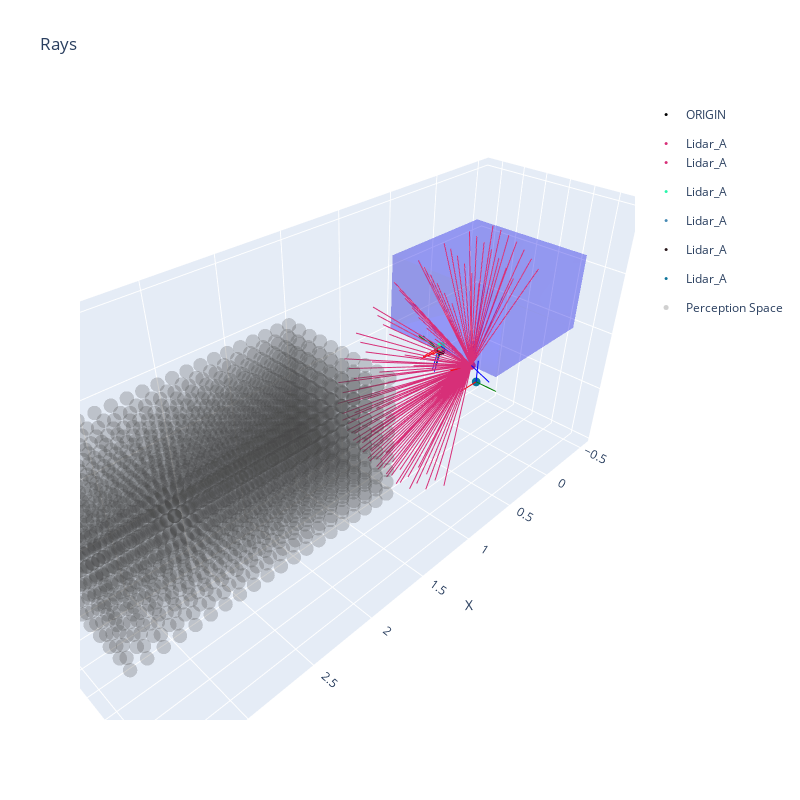

Write notebook code for a chart like this one.
### Code cell
INDEX_TO_PLOT = 13861

design_x_fig = plot_plot_design(INDEX_TO_PLOT, sensor_idx_rays=0, max_rays=100)

### Figure 1 — Plotly figure (JSON) as saved in the notebook; plotly's stock layout.template omitted (floating-point values rounded to 4 significant figures; data arrays with more than 128 entries replaced by an {"elided": "..."} marker saying what was removed)
{"data": [{"marker": {"color": "black", "size": 3}, "mode": "markers", "name": "ORIGIN", "type": "scatter3d", "x": [0], "y": [0], "z": [0]}, {"hoverinfo": "text", "legendgroup": "sensor_0", "marker": {"color": "#d72f78", "size": 3}, "mode": "markers", "name": "Lidar_A", "text": ["Translation:<br>  (x=0.50,<br>  y=0.28,<br>  z=0.50)", "Quaternion:<br>  (qw=-0.63,<br>  qx=0.77,<br>  qy=-0.02,<br>  qz=0.11)"], "type": "scatter3d", "x": [0.4971], "y": [0.2829], "z": [0.5]}, {"legendgroup": "sensor_0", "line": {"color": "red", "width": 2}, "mode": "lines", "showlegend": false, "type": "scatter3d", "x": [0.4971, 0.6925], "y": [0.2829, 0.2501], "z": [0.5, 0.5274]}, {"legendgroup": "sensor_0", "line": {"color": "green", "width": 2}, "mode": "lines", "showlegend": false, "type": "scatter3d", "x": [0.4971, 0.5172], "y": [0.2829, 0.2403], "z": [0.5, 0.3056]}, {"legendgroup": "sensor_0", "line": {"color": "blue", "width": 2}, "mode": "lines", "showlegend": false, "type": "scatter3d", "x": [0.4971, 0.5348], "y": [0.2829, 0.4755], "z": [0.5, 0.4617]}, {"hoverinfo": "text", "legendgroup": "sensor_1", "marker": {"color": "#29f6ab", "size": 3}, "mode": "markers", "name": "Lidar_A", "text": ["Translation:<br>  (x=0.50,<br>  y=0.00,<br>  z=0.54)", "Quaternion:<br>  (qw=0.63,<br>  qx=-0.78,<br>  qy=-0.00,<br>  qz=0.01)"], "type": "scatter3d", "x": [0.4981], "y": [0.000164], "z": [0.5406]}, {"legendgroup": "sensor_1", "line": {"color": "red", "width": 2}, "mode": "lines", "showlegend": false, "type": "scatter3d", "x": [0.4981, 0.6981], "y": [0.000164, 0.001953], "z": [0.5406, 0.5385]}, {"legendgroup": "sensor_1", "line": {"color": "green", "width": 2}, "mode": "lines", "showlegend": false, "type": "scatter3d", "x": [0.4981, 0.4964], "y": [0.000164, -0.04024], "z": [0.5406, 0.3447]}, {"legendgroup": "sensor_1", "line": {"color": "blue", "width": 2}, "mode": "lines", "showlegend": false, "type": "scatter3d", "x": [0.4981, 0.4959], "y": [0.000164, 0.196], "z": [0.5406, 0.5002]}, {"hoverinfo": "text", "legendgroup": "sensor_2", "marker": {"color": "#488bb5", "size": 3}, "mode": "markers", "name": "Lidar_A", "text": ["Translation:<br>  (x=0.50,<br>  y=-0.02,<br>  z=0.50)", "Quaternion:<br>  (qw=-0.10,<br>  qx=-0.99,<br>  qy=-0.00,<br>  qz=0.00)"], "type": "scatter3d", "x": [0.4972], "y": [-0.02334], "z": [0.5014]}, {"legendgroup": "sensor_2", "line": {"color": "red", "width": 2}, "mode": "lines", "showlegend": false, "type": "scatter3d", "x": [0.4972, 0.6971], "y": [-0.02334, -0.02279], "z": [0.5014, 0.5013]}, {"legendgroup": "sensor_2", "line": {"color": "green", "width": 2}, "mode": "lines", "showlegend": false, "type": "scatter3d", "x": [0.4972, 0.4977], "y": [-0.02334, -0.2189], "z": [0.5014, 0.5432]}, {"legendgroup": "sensor_2", "line": {"color": "blue", "width": 2}, "mode": "lines", "showlegend": false, "type": "scatter3d", "x": [0.4972, 0.4971], "y": [-0.02334, -0.06507], "z": [0.5014, 0.3058]}, {"hoverinfo": "text", "legendgroup": "sensor_3", "marker": {"color": "#29171b", "size": 3}, "mode": "markers", "name": "Lidar_A", "text": ["Translation:<br>  (x=0.49,<br>  y=-0.00,<br>  z=0.50)", "Quaternion:<br>  (qw=-0.10,<br>  qx=-0.99,<br>  qy=0.05,<br>  qz=-0.03)"], "type": "scatter3d", "x": [0.4947], "y": [-9.866e-06], "z": [0.5001]}, {"legendgroup": "sensor_3", "line": {"color": "red", "width": 2}, "mode": "lines", "showlegend": false, "type": "scatter3d", "x": [0.4947, 0.6934], "y": [-9.866e-06, -0.019], "z": [0.5001, 0.5128]}, {"legendgroup": "sensor_3", "line": {"color": "green", "width": 2}, "mode": "lines", "showlegend": false, "type": "scatter3d", "x": [0.4947, 0.4735], "y": [-9.866e-06, -0.195], "z": [0.5001, 0.5393]}, {"legendgroup": "sensor_3", "line": {"color": "blue", "width": 2}, "mode": "lines", "showlegend": false, "type": "scatter3d", "x": [0.4947, 0.5032], "y": [-9.866e-06, -0.04024], "z": [0.5001, 0.3044]}, {"hoverinfo": "text", "legendgroup": "sensor_4", "marker": {"color": "#0e759b", "size": 3}, "mode": "markers", "name": "Lidar_A", "text": ["Translation:<br>  (x=0.00,<br>  y=0.00,<br>  z=0.00)", "Quaternion:<br>  (qw=1.00,<br>  qx=0.00,<br>  qy=0.00,<br>  qz=0.00)"], "type": "scatter3d", "x": [0], "y": [0], "z": [0]}, {"legendgroup": "sensor_4", "line": {"color": "red", "width": 2}, "mode": "lines", "showlegend": false, "type": "scatter3d", "x": [0, 0.2], "y": [0, 0], "z": [0, 0]}, {"legendgroup": "sensor_4", "line": {"color": "green", "width": 2}, "mode": "lines", "showlegend": false, "type": "scatter3d", "x": [0, 0], "y": [0, 0.2], "z": [0, 0]}, {"legendgroup": "sensor_4", "line": {"color": "blue", "width": 2}, "mode": "lines", "showlegend": false, "type": "scatter3d", "x": [0, 0], "y": [0, 0], "z": [0, 0.2]}, {"marker": {"color": {"elided": "2000 null values"}, "colorscale": [[0, "#440154"], [0.1111, "#482878"], [0.2222, "#3e4989"], [0.3333, "#31688e"], [0.4444, "#26828e"], [0.5556, "#1f9e89"], [0.6667, "#35b779"], [0.7778, "#6ece58"], [0.8889, "#b5de2b"], [1, "#fde725"]], "opacity": 0.25, "size": 5}, "mode": "markers", "name": "Perception Space", "type": "scatter3d", "x": {"elided": "2000 float values"}, "y": {"elided": "2000 float values"}, "z": {"elided": "2000 float values"}}, {"color": "blue", "i": [7, 0, 0, 0, 4, 4, 6, 6, 4, 0, 3, 2], "j": [3, 4, 1, 2, 5, 6, 5, 2, 0, 1, 6, 3], "k": [0, 7, 2, 3, 6, 7, 1, 1, 5, 5, 7, 6], "name": "Sensor Pos Constraints", "opacity": 0.2, "showscale": false, "type": "mesh3d", "x": [-0.5, -0.5, 0.5, 0.5, -0.5, -0.5, 0.5, 0.5], "y": [-0.5, 0.5, 0.5, -0.5, -0.5, 0.5, 0.5, -0.5], "z": [0.5, 0.5, 0.5, 0.5, 1.1, 1.1, 1.1, 1.1]}, {"hoverinfo": "none", "line": {"color": "#d72f78", "width": 2}, "mode": "lines", "showlegend": false, "type": "scatter3d", "x": [0.4971, 0.3512], "y": [0.2829, 0.2395], "z": [0.5, 1.488]}, {"hoverinfo": "none", "line": {"color": "#d72f78", "width": 2}, "mode": "lines", "showlegend": false, "type": "scatter3d", "x": [0.4971, 0.5513], "y": [0.2829, 0.2017], "z": [0.5, 1.495]}, {"hoverinfo": "none", "line": {"color": "#d72f78", "width": 2}, "mode": "lines", "showlegend": false, "type": "scatter3d", "x": [0.4971, 0.7468], "y": [0.2829, 0.1564], "z": [0.5, 1.46]}, {"hoverinfo": "none", "line": {"color": "#d72f78", "width": 2}, "mode": "lines", "showlegend": false, "type": "scatter3d", "x": [0.4971, 0.929], "y": [0.2829, 0.1057], "z": [0.5, 1.384]}, {"hoverinfo": "none", "line": {"color": "#d72f78", "width": 2}, "mode": "lines", "showlegend": false, "type": "scatter3d", "x": [0.4971, 1.09], "y": [0.2829, 0.05175], "z": [0.5, 1.272]}, {"hoverinfo": "none", "line": {"color": "#d72f78", "width": 2}, "mode": "lines", "showlegend": false, "type": "scatter3d", "x": [0.4971, 1.222], "y": [0.2829, -0.003002], "z": [0.5, 1.127]}, {"hoverinfo": "none", "line": {"color": "#d72f78", "width": 2}, "mode": "lines", "showlegend": false, "type": "scatter3d", "x": [0.4971, 1.32], "y": [0.2829, -0.05613], "z": [0.5, 0.956]}, {"hoverinfo": "none", "line": {"color": "#d72f78", "width": 2}, "mode": "lines", "showlegend": false, "type": "scatter3d", "x": [0.4971, 1.379], "y": [0.2829, -0.1053], "z": [0.5, 0.7673]}, {"hoverinfo": "none", "line": {"color": "#d72f78", "width": 2}, "mode": "lines", "showlegend": false, "type": "scatter3d", "x": [0.4971, 1.397], "y": [0.2829, -0.1482], "z": [0.5, 0.5689]}, {"hoverinfo": "none", "line": {"color": "#d72f78", "width": 2}, "mode": "lines", "showlegend": false, "type": "scatter3d", "x": [0.4971, 1.372], "y": [0.2829, -0.1831], "z": [0.5, 0.3697]}, {"hoverinfo": "none", "line": {"color": "#d72f78", "width": 2}, "mode": "lines", "showlegend": false, "type": "scatter3d", "x": [0.4971, 1.307], "y": [0.2829, -0.2083], "z": [0.5, 0.1785]}, {"hoverinfo": "none", "line": {"color": "#d72f78", "width": 2}, "mode": "lines", "showlegend": false, "type": "scatter3d", "x": [0.4971, 1.203], "y": [0.2829, -0.2228], "z": [0.5, 0.003741]}, {"hoverinfo": "none", "line": {"color": "#d72f78", "width": 2}, "mode": "lines", "showlegend": false, "type": "scatter3d", "x": [0.4971, 1.065], "y": [0.2829, -0.2258], "z": [0.5, -0.1467]}, {"hoverinfo": "none", "line": {"color": "#d72f78", "width": 2}, "mode": "lines", "showlegend": false, "type": "scatter3d", "x": [0.4971, 0.9006], "y": [0.2829, -0.2173], "z": [0.5, -0.2661]}, {"hoverinfo": "none", "line": {"color": "#d72f78", "width": 2}, "mode": "lines", "showlegend": false, "type": "scatter3d", "x": [0.4971, 0.7157], "y": [0.2829, -0.1977], "z": [0.5, -0.3493]}, {"hoverinfo": "none", "line": {"color": "#d72f78", "width": 2}, "mode": "lines", "showlegend": false, "type": "scatter3d", "x": [0.4971, 0.3789], "y": [0.2829, 0.3233], "z": [0.5, 1.492]}, {"hoverinfo": "none", "line": {"color": "#d72f78", "width": 2}, "mode": "lines", "showlegend": false, "type": "scatter3d", "x": [0.4971, 0.5829], "y": [0.2829, 0.2842], "z": [0.5, 1.496]}, {"hoverinfo": "none", "line": {"color": "#d72f78", "width": 2}, "mode": "lines", "showlegend": false, "type": "scatter3d", "x": [0.4971, 0.7816], "y": [0.2829, 0.2376], "z": [0.5, 1.458]}, {"hoverinfo": "none", "line": {"color": "#d72f78", "width": 2}, "mode": "lines", "showlegend": false, "type": "scatter3d", "x": [0.4971, 0.9662], "y": [0.2829, 0.1856], "z": [0.5, 1.378]}, {"hoverinfo": "none", "line": {"color": "#d72f78", "width": 2}, "mode": "lines", "showlegend": false, "type": "scatter3d", "x": [0.4971, 1.128], "y": [0.2829, 0.1304], "z": [0.5, 1.26]}, {"hoverinfo": "none", "line": {"color": "#d72f78", "width": 2}, "mode": "lines", "showlegend": false, "type": "scatter3d", "x": [0.4971, 1.261], "y": [0.2829, 0.07463], "z": [0.5, 1.111]}, {"hoverinfo": "none", "line": {"color": "#d72f78", "width": 2}, "mode": "lines", "showlegend": false, "type": "scatter3d", "x": [0.4971, 1.358], "y": [0.2829, 0.02066], "z": [0.5, 0.9352]}, {"hoverinfo": "none", "line": {"color": "#d72f78", "width": 2}, "mode": "lines", "showlegend": false, "type": "scatter3d", "x": [0.4971, 1.416], "y": [0.2829, -0.02908], "z": [0.5, 0.7419]}, {"hoverinfo": "none", "line": {"color": "#d72f78", "width": 2}, "mode": "lines", "showlegend": false, "type": "scatter3d", "x": [0.4971, 1.431], "y": [0.2829, -0.07238], "z": [0.5, 0.5393]}, {"hoverinfo": "none", "line": {"color": "#d72f78", "width": 2}, "mode": "lines", "showlegend": false, "type": "scatter3d", "x": [0.4971, 1.403], "y": [0.2829, -0.1073], "z": [0.5, 0.3365]}, {"hoverinfo": "none", "line": {"color": "#d72f78", "width": 2}, "mode": "lines", "showlegend": false, "type": "scatter3d", "x": [0.4971, 1.334], "y": [0.2829, -0.1323], "z": [0.5, 0.1424]}, {"hoverinfo": "none", "line": {"color": "#d72f78", "width": 2}, "mode": "lines", "showlegend": false, "type": "scatter3d", "x": [0.4971, 1.225], "y": [0.2829, -0.1463], "z": [0.5, -0.03434]}, {"hoverinfo": "none", "line": {"color": "#d72f78", "width": 2}, "mode": "lines", "showlegend": false, "type": "scatter3d", "x": [0.4971, 1.083], "y": [0.2829, -0.1486], "z": [0.5, -0.1858]}, {"hoverinfo": "none", "line": {"color": "#d72f78", "width": 2}, "mode": "lines", "showlegend": false, "type": "scatter3d", "x": [0.4971, 0.9135], "y": [0.2829, -0.1392], "z": [0.5, -0.3053]}, {"hoverinfo": "none", "line": {"color": "#d72f78", "width": 2}, "mode": "lines", "showlegend": false, "type": "scatter3d", "x": [0.4971, 0.7239], "y": [0.2829, -0.1184], "z": [0.5, -0.3874]}, {"hoverinfo": "none", "line": {"color": "#d72f78", "width": 2}, "mode": "lines", "showlegend": false, "type": "scatter3d", "x": [0.4971, 0.408], "y": [0.2829, 0.4066], "z": [0.5, 1.488]}, {"hoverinfo": "none", "line": {"color": "#d72f78", "width": 2}, "mode": "lines", "showlegend": false, "type": "scatter3d", "x": [0.4971, 0.6142], "y": [0.2829, 0.3665], "z": [0.5, 1.49]}, {"hoverinfo": "none", "line": {"color": "#d72f78", "width": 2}, "mode": "lines", "showlegend": false, "type": "scatter3d", "x": [0.4971, 0.8145], "y": [0.2829, 0.3189], "z": [0.5, 1.448]}, {"hoverinfo": "none", "line": {"color": "#d72f78", "width": 2}, "mode": "lines", "showlegend": false, "type": "scatter3d", "x": [0.4971, 1.0], "y": [0.2829, 0.266], "z": [0.5, 1.364]}, {"hoverinfo": "none", "line": {"color": "#d72f78", "width": 2}, "mode": "lines", "showlegend": false, "type": "scatter3d", "x": [0.4971, 1.162], "y": [0.2829, 0.2101], "z": [0.5, 1.243]}, {"hoverinfo": "none", "line": {"color": "#d72f78", "width": 2}, "mode": "lines", "showlegend": false, "type": "scatter3d", "x": [0.4971, 1.294], "y": [0.2829, 0.1537], "z": [0.5, 1.09]}, {"hoverinfo": "none", "line": {"color": "#d72f78", "width": 2}, "mode": "lines", "showlegend": false, "type": "scatter3d", "x": [0.4971, 1.39], "y": [0.2829, 0.09935], "z": [0.5, 0.9107]}, {"hoverinfo": "none", "line": {"color": "#d72f78", "width": 2}, "mode": "lines", "showlegend": false, "type": "scatter3d", "x": [0.4971, 1.446], "y": [0.2829, 0.04941], "z": [0.5, 0.7143]}, {"hoverinfo": "none", "line": {"color": "#d72f78", "width": 2}, "mode": "lines", "showlegend": false, "type": "scatter3d", "x": [0.4971, 1.458], "y": [0.2829, 0.006115], "z": [0.5, 0.509]}, {"hoverinfo": "none", "line": {"color": "#d72f78", "width": 2}, "mode": "lines", "showlegend": false, "type": "scatter3d", "x": [0.4971, 1.427], "y": [0.2829, -0.0286], "z": [0.5, 0.3042]}, {"hoverinfo": "none", "line": {"color": "#d72f78", "width": 2}, "mode": "lines", "showlegend": false, "type": "scatter3d", "x": [0.4971, 1.354], "y": [0.2829, -0.05319], "z": [0.5, 0.1087]}, {"hoverinfo": "none", "line": {"color": "#d72f78", "width": 2}, "mode": "lines", "showlegend": false, "type": "scatter3d", "x": [0.4971, 1.242], "y": [0.2829, -0.06656], "z": [0.5, -0.06858]}, {"hoverinfo": "none", "line": {"color": "#d72f78", "width": 2}, "mode": "lines", "showlegend": false, "type": "scatter3d", "x": [0.4971, 1.096], "y": [0.2829, -0.06811], "z": [0.5, -0.2198]}, {"hoverinfo": "none", "line": {"color": "#d72f78", "width": 2}, "mode": "lines", "showlegend": false, "type": "scatter3d", "x": [0.4971, 0.9227], "y": [0.2829, -0.05779], "z": [0.5, -0.3383]}, {"hoverinfo": "none", "line": {"color": "#d72f78", "width": 2}, "mode": "lines", "showlegend": false, "type": "scatter3d", "x": [0.4971, 0.7299], "y": [0.2829, -0.03604], "z": [0.5, -0.4187]}, {"hoverinfo": "none", "line": {"color": "#d72f78", "width": 2}, "mode": "lines", "showlegend": false, "type": "scatter3d", "x": [0.4971, 0.4379], "y": [0.2829, 0.4889], "z": [0.5, 1.477]}, {"hoverinfo": "none", "line": {"color": "#d72f78", "width": 2}, "mode": "lines", "showlegend": false, "type": "scatter3d", "x": [0.4971, 0.6449], "y": [0.2829, 0.4481], "z": [0.5, 1.475]}, {"hoverinfo": "none", "line": {"color": "#d72f78", "width": 2}, "mode": "lines", "showlegend": false, "type": "scatter3d", "x": [0.4971, 0.8452], "y": [0.2829, 0.3999], "z": [0.5, 1.43]}, {"hoverinfo": "none", "line": {"color": "#d72f78", "width": 2}, "mode": "lines", "showlegend": false, "type": "scatter3d", "x": [0.4971, 1.03], "y": [0.2829, 0.3465], "z": [0.5, 1.344]}, {"hoverinfo": "none", "line": {"color": "#d72f78", "width": 2}, "mode": "lines", "showlegend": false, "type": "scatter3d", "x": [0.4971, 1.191], "y": [0.2829, 0.2903], "z": [0.5, 1.22]}, {"hoverinfo": "none", "line": {"color": "#d72f78", "width": 2}, "mode": "lines", "showlegend": false, "type": "scatter3d", "x": [0.4971, 1.322], "y": [0.2829, 0.2338], "z": [0.5, 1.064]}, {"hoverinfo": "none", "line": {"color": "#d72f78", "width": 2}, "mode": "lines", "showlegend": false, "type": "scatter3d", "x": [0.4971, 1.415], "y": [0.2829, 0.1794], "z": [0.5, 0.8828]}, {"hoverinfo": "none", "line": {"color": "#d72f78", "width": 2}, "mode": "lines", "showlegend": false, "type": "scatter3d", "x": [0.4971, 1.468], "y": [0.2829, 0.1297], "z": [0.5, 0.6848]}, {"hoverinfo": "none", "line": {"color": "#d72f78", "width": 2}, "mode": "lines", "showlegend": false, "type": "scatter3d", "x": [0.4971, 1.477], "y": [0.2829, 0.08671], "z": [0.5, 0.4785]}, {"hoverinfo": "none", "line": {"color": "#d72f78", "width": 2}, "mode": "lines", "showlegend": false, "type": "scatter3d", "x": [0.4971, 1.443], "y": [0.2829, 0.0525], "z": [0.5, 0.2732]}, {"hoverinfo": "none", "line": {"color": "#d72f78", "width": 2}, "mode": "lines", "showlegend": false, "type": "scatter3d", "x": [0.4971, 1.367], "y": [0.2829, 0.02854], "z": [0.5, 0.07792]}, {"hoverinfo": "none", "line": {"color": "#d72f78", "width": 2}, "mode": "lines", "showlegend": false, "type": "scatter3d", "x": [0.4971, 1.252], "y": [0.2829, 0.0159], "z": [0.5, -0.09854]}, {"hoverinfo": "none", "line": {"color": "#d72f78", "width": 2}, "mode": "lines", "showlegend": false, "type": "scatter3d", "x": [0.4971, 1.104], "y": [0.2829, 0.01513], "z": [0.5, -0.2484]}, {"hoverinfo": "none", "line": {"color": "#d72f78", "width": 2}, "mode": "lines", "showlegend": false, "type": "scatter3d", "x": [0.4971, 0.9285], "y": [0.2829, 0.02628], "z": [0.5, -0.3649]}, {"hoverinfo": "none", "line": {"color": "#d72f78", "width": 2}, "mode": "lines", "showlegend": false, "type": "scatter3d", "x": [0.4971, 0.7338], "y": [0.2829, 0.04885], "z": [0.5, -0.443]}, {"hoverinfo": "none", "line": {"color": "#d72f78", "width": 2}, "mode": "lines", "showlegend": false, "type": "scatter3d", "x": [0.4971, 0.4684], "y": [0.2829, 0.5697], "z": [0.5, 1.458]}, {"hoverinfo": "none", "line": {"color": "#d72f78", "width": 2}, "mode": "lines", "showlegend": false, "type": "scatter3d", "x": [0.4971, 0.6743], "y": [0.2829, 0.5284], "z": [0.5, 1.453]}, {"hoverinfo": "none", "line": {"color": "#d72f78", "width": 2}, "mode": "lines", "showlegend": false, "type": "scatter3d", "x": [0.4971, 0.8732], "y": [0.2829, 0.48], "z": [0.5, 1.405]}, {"hoverinfo": "none", "line": {"color": "#d72f78", "width": 2}, "mode": "lines", "showlegend": false, "type": "scatter3d", "x": [0.4971, 1.056], "y": [0.2829, 0.4266], "z": [0.5, 1.317]}, {"hoverinfo": "none", "line": {"color": "#d72f78", "width": 2}, "mode": "lines", "showlegend": false, "type": "scatter3d", "x": [0.4971, 1.215], "y": [0.2829, 0.3705], "z": [0.5, 1.191]}, {"hoverinfo": "none", "line": {"color": "#d72f78", "width": 2}, "mode": "lines", "showlegend": false, "type": "scatter3d", "x": [0.4971, 1.342], "y": [0.2829, 0.3142], "z": [0.5, 1.034]}, {"hoverinfo": "none", "line": {"color": "#d72f78", "width": 2}, "mode": "lines", "showlegend": false, "type": "scatter3d", "x": [0.4971, 1.433], "y": [0.2829, 0.2603], "z": [0.5, 0.8519]}, {"hoverinfo": "none", "line": {"color": "#d72f78", "width": 2}, "mode": "lines", "showlegend": false, "type": "scatter3d", "x": [0.4971, 1.483], "y": [0.2829, 0.2111], "z": [0.5, 0.6538]}, {"hoverinfo": "none", "line": {"color": "#d72f78", "width": 2}, "mode": "lines", "showlegend": false, "type": "scatter3d", "x": [0.4971, 1.489], "y": [0.2829, 0.1688], "z": [0.5, 0.4481]}, {"hoverinfo": "none", "line": {"color": "#d72f78", "width": 2}, "mode": "lines", "showlegend": false, "type": "scatter3d", "x": [0.4971, 1.452], "y": [0.2829, 0.1354], "z": [0.5, 0.2439]}, {"hoverinfo": "none", "line": {"color": "#d72f78", "width": 2}, "mode": "lines", "showlegend": false, "type": "scatter3d", "x": [0.4971, 1.374], "y": [0.2829, 0.1123], "z": [0.5, 0.05042]}, {"hoverinfo": "none", "line": {"color": "#d72f78", "width": 2}, "mode": "lines", "showlegend": false, "type": "scatter3d", "x": [0.4971, 1.257], "y": [0.2829, 0.1004], "z": [0.5, -0.1238]}, {"hoverinfo": "none", "line": {"color": "#d72f78", "width": 2}, "mode": "lines", "showlegend": false, "type": "scatter3d", "x": [0.4971, 1.107], "y": [0.2829, 0.1005], "z": [0.5, -0.2711]}, {"hoverinfo": "none", "line": {"color": "#d72f78", "width": 2}, "mode": "lines", "showlegend": false, "type": "scatter3d", "x": [0.4971, 0.9309], "y": [0.2829, 0.1124], "z": [0.5, -0.3847]}, {"hoverinfo": "none", "line": {"color": "#d72f78", "width": 2}, "mode": "lines", "showlegend": false, "type": "scatter3d", "x": [0.4971, 0.736], "y": [0.2829, 0.1356], "z": [0.5, -0.4598]}, {"hoverinfo": "none", "line": {"color": "#d72f78", "width": 2}, "mode": "lines", "showlegend": false, "type": "scatter3d", "x": [0.4971, 0.4988], "y": [0.2829, 0.6482], "z": [0.5, 1.431]}, {"hoverinfo": "none", "line": {"color": "#d72f78", "width": 2}, "mode": "lines", "showlegend": false, "type": "scatter3d", "x": [0.4971, 0.7022], "y": [0.2829, 0.6069], "z": [0.5, 1.424]}, {"hoverinfo": "none", "line": {"color": "#d72f78", "width": 2}, "mode": "lines", "showlegend": false, "type": "scatter3d", "x": [0.4971, 0.898], "y": [0.2829, 0.5586], "z": [0.5, 1.374]}, {"hoverinfo": "none", "line": {"color": "#d72f78", "width": 2}, "mode": "lines", "showlegend": false, "type": "scatter3d", "x": [0.4971, 1.077], "y": [0.2829, 0.5056], "z": [0.5, 1.283]}, {"hoverinfo": "none", "line": {"color": "#d72f78", "width": 2}, "mode": "lines", "showlegend": false, "type": "scatter3d", "x": [0.4971, 1.232], "y": [0.2829, 0.45], "z": [0.5, 1.157]}, {"hoverinfo": "none", "line": {"color": "#d72f78", "width": 2}, "mode": "lines", "showlegend": false, "type": "scatter3d", "x": [0.4971, 1.356], "y": [0.2829, 0.3945], "z": [0.5, 0.9995]}, {"hoverinfo": "none", "line": {"color": "#d72f78", "width": 2}, "mode": "lines", "showlegend": false, "type": "scatter3d", "x": [0.4971, 1.443], "y": [0.2829, 0.3414], "z": [0.5, 0.8185]}, {"hoverinfo": "none", "line": {"color": "#d72f78", "width": 2}, "mode": "lines", "showlegend": false, "type": "scatter3d", "x": [0.4971, 1.49], "y": [0.2829, 0.2932], "z": [0.5, 0.6219]}, {"hoverinfo": "none", "line": {"color": "#d72f78", "width": 2}, "mode": "lines", "showlegend": false, "type": "scatter3d", "x": [0.4971, 1.493], "y": [0.2829, 0.2519], "z": [0.5, 0.4183]}, {"hoverinfo": "none", "line": {"color": "#d72f78", "width": 2}, "mode": "lines", "showlegend": false, "type": "scatter3d", "x": [0.4971, 1.454], "y": [0.2829, 0.2195], "z": [0.5, 0.2169]}, {"hoverinfo": "none", "line": {"color": "#d72f78", "width": 2}, "mode": "lines", "showlegend": false, "type": "scatter3d", "x": [0.4971, 1.374], "y": [0.2829, 0.1973], "z": [0.5, 0.02662]}, {"hoverinfo": "none", "line": {"color": "#d72f78", "width": 2}, "mode": "lines", "showlegend": false, "type": "scatter3d", "x": [0.4971, 1.256], "y": [0.2829, 0.1864], "z": [0.5, -0.1441]}, {"hoverinfo": "none", "line": {"color": "#d72f78", "width": 2}, "mode": "lines", "showlegend": false, "type": "scatter3d", "x": [0.4971, 1.106], "y": [0.2829, 0.1872], "z": [0.5, -0.2876]}, {"hoverinfo": "none", "line": {"color": "#d72f78", "width": 2}, "mode": "lines", "showlegend": false, "type": "scatter3d", "x": [0.4971, 0.93], "y": [0.2829, 0.1998], "z": [0.5, -0.3976]}, {"hoverinfo": "none", "line": {"color": "#d72f78", "width": 2}, "mode": "lines", "showlegend": false, "type": "scatter3d", "x": [0.4971, 0.7364], "y": [0.2829, 0.2234], "z": [0.5, -0.4691]}, {"hoverinfo": "none", "line": {"color": "#d72f78", "width": 2}, "mode": "lines", "showlegend": false, "type": "scatter3d", "x": [0.4971, 0.5288], "y": [0.2829, 0.724], "z": [0.5, 1.397]}, {"hoverinfo": "none", "line": {"color": "#d72f78", "width": 2}, "mode": "lines", "showlegend": false, "type": "scatter3d", "x": [0.4971, 0.7281], "y": [0.2829, 0.683], "z": [0.5, 1.387]}, {"hoverinfo": "none", "line": {"color": "#d72f78", "width": 2}, "mode": "lines", "showlegend": false, "type": "scatter3d", "x": [0.4971, 0.9193], "y": [0.2829, 0.6352], "z": [0.5, 1.335]}, {"hoverinfo": "none", "line": {"color": "#d72f78", "width": 2}, "mode": "lines", "showlegend": false, "type": "scatter3d", "x": [0.4971, 1.094], "y": [0.2829, 0.5829], "z": [0.5, 1.244]}, {"hoverinfo": "none", "line": {"color": "#d72f78", "width": 2}, "mode": "lines", "showlegend": false, "type": "scatter3d", "x": [0.4971, 1.244], "y": [0.2829, 0.5284], "z": [0.5, 1.118]}, {"hoverinfo": "none", "line": {"color": "#d72f78", "width": 2}, "mode": "lines", "showlegend": false, "type": "scatter3d", "x": [0.4971, 1.363], "y": [0.2829, 0.474], "z": [0.5, 0.9618]}, {"hoverinfo": "none", "line": {"color": "#d72f78", "width": 2}, "mode": "lines", "showlegend": false, "type": "scatter3d", "x": [0.4971, 1.446], "y": [0.2829, 0.4222], "z": [0.5, 0.783]}, {"hoverinfo": "none", "line": {"color": "#d72f78", "width": 2}, "mode": "lines", "showlegend": false, "type": "scatter3d", "x": [0.4971, 1.489], "y": [0.2829, 0.3753], "z": [0.5, 0.5893]}, {"hoverinfo": "none", "line": {"color": "#d72f78", "width": 2}, "mode": "lines", "showlegend": false, "type": "scatter3d", "x": [0.4971, 1.49], "y": [0.2829, 0.3353], "z": [0.5, 0.3896]}, {"hoverinfo": "none", "line": {"color": "#d72f78", "width": 2}, "mode": "lines", "showlegend": false, "type": "scatter3d", "x": [0.4971, 1.448], "y": [0.2829, 0.3042], "z": [0.5, 0.1925]}, {"hoverinfo": "none", "line": {"color": "#d72f78", "width": 2}, "mode": "lines", "showlegend": false, "type": "scatter3d", "x": [0.4971, 1.367], "y": [0.2829, 0.2832], "z": [0.5, 0.006876]}, {"hoverinfo": "none", "line": {"color": "#d72f78", "width": 2}, "mode": "lines", "showlegend": false, "type": "scatter3d", "x": [0.4971, 1.249], "y": [0.2829, 0.2732], "z": [0.5, -0.159]}, {"hoverinfo": "none", "line": {"color": "#d72f78", "width": 2}, "mode": "lines", "showlegend": false, "type": "scatter3d", "x": [0.4971, 1.1], "y": [0.2829, 0.2748], "z": [0.5, -0.2978]}, {"hoverinfo": "none", "line": {"color": "#d72f78", "width": 2}, "mode": "lines", "showlegend": false, "type": "scatter3d", "x": [0.4971, 0.9262], "y": [0.2829, 0.2878], "z": [0.5, -0.4032]}, {"hoverinfo": "none", "line": {"color": "#d72f78", "width": 2}, "mode": "lines", "showlegend": false, "type": "scatter3d", "x": [0.4971, 0.7355], "y": [0.2829, 0.3117], "z": [0.5, -0.4707]}, {"hoverinfo": "text", "legendgroup": "sensor_0", "marker": {"color": "#d72f78", "size": 3}, "mode": "markers", "name": "Lidar_A", "text": ["Translation:<br>  (x=0.50,<br>  y=0.28,<br>  z=0.50)", "Quaternion:<br>  (qw=-0.63,<br>  qx=0.77,<br>  qy=-0.02,<br>  qz=0.11)"], "type": "scatter3d", "x": [0.4971], "y": [0.2829], "z": [0.5]}, {"legendgroup": "sensor_0", "line": {"color": "red", "width": 2}, "mode": "lines", "showlegend": false, "type": "scatter3d", "x": [0.4971, 0.6925], "y": [0.2829, 0.2501], "z": [0.5, 0.5274]}, {"legendgroup": "sensor_0", "line": {"color": "green", "width": 2}, "mode": "lines", "showlegend": false, "type": "scatter3d", "x": [0.4971, 0.5172], "y": [0.2829, 0.2403], "z": [0.5, 0.3056]}, {"legendgroup": "sensor_0", "line": {"color": "blue", "width": 2}, "mode": "lines", "showlegend": false, "type": "scatter3d", "x": [0.4971, 0.5348], "y": [0.2829, 0.4755], "z": [0.5, 0.4617]}], "layout": {"height": 800, "scene": {"aspectmode": "data", "camera": {"center": {"x": 0, "y": 0, "z": 0}, "eye": {"x": 1.25, "y": 1.25, "z": 1.25}, "up": {"x": 0, "y": 0, "z": 1}}, "xaxis": {"title": {"text": "X"}}, "yaxis": {"title": {"text": "Y"}}, "zaxis": {"title": {"text": "Z"}}}, "title": {"text": "Rays"}, "width": 800}}
